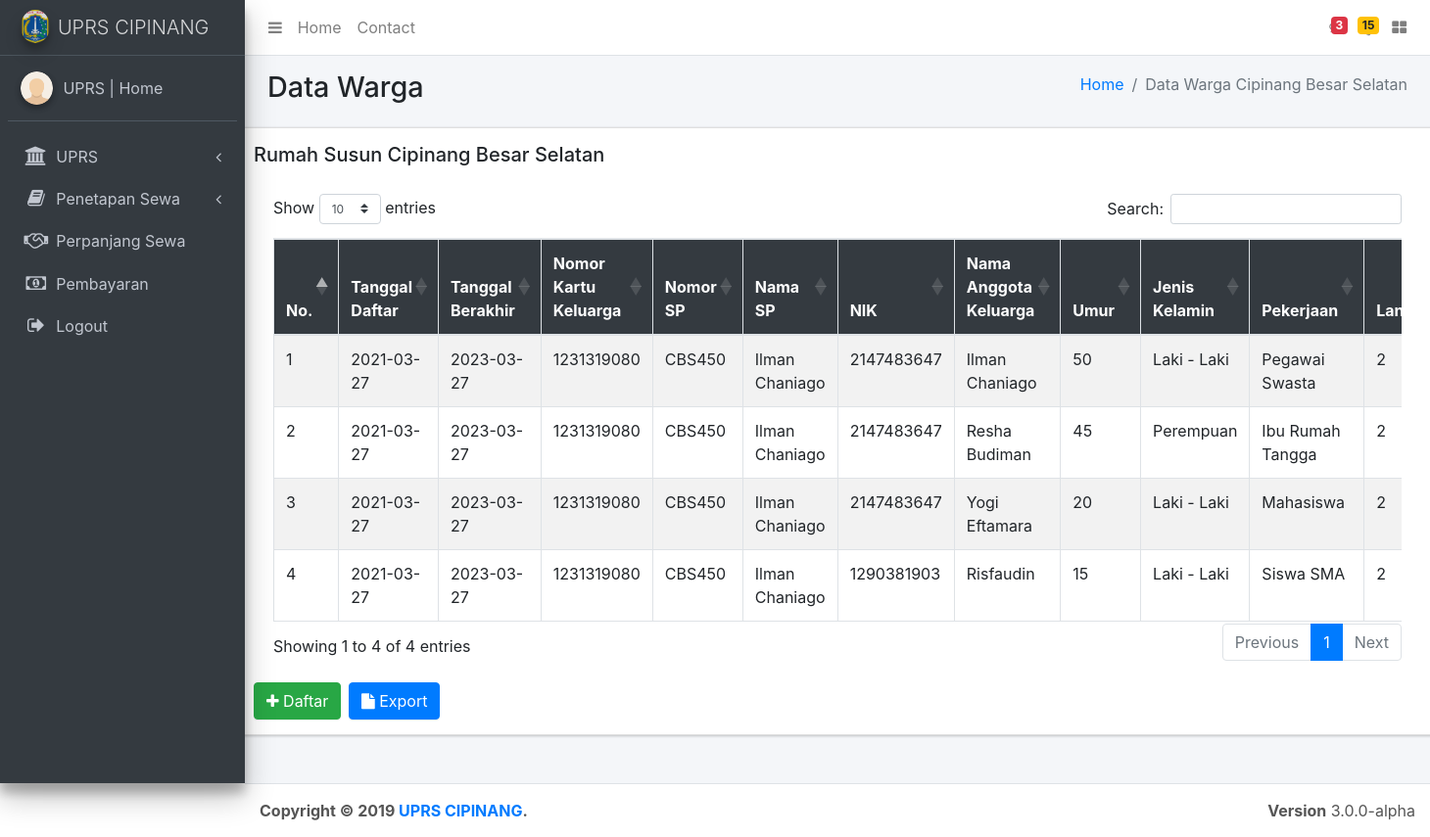
The app's page /admin/index.php?halaman=cibesel with its own data.
### tables this page shows
CREATE TABLE `data_sp` (
  `id_sp` int(10) NOT NULL,
  `id_rusun` int(10) NOT NULL,
  `nama_sp` varchar(50) NOT NULL,
  `nik` int(10) NOT NULL,
  `job` varchar(100) NOT NULL,
  `ttl` varchar(100) NOT NULL,
  `addres` varchar(300) NOT NULL
);

CREATE TABLE `daftar_sp` (
  `id_daftar` int(10) NOT NULL,
  `id_sp` int(10) NOT NULL,
  `id_rusun` int(10) NOT NULL,
  `id_blok` int(10) NOT NULL,
  `id_lantai` int(10) NOT NULL,
  `nomor_kk` int(100) NOT NULL,
  `nomor_sp` varchar(100) NOT NULL,
  `status` varchar(50) NOT NULL,
  `unit` int(10) NOT NULL,
  `nomor_va` int(10) NOT NULL,
  `date_register` varchar(20) NOT NULL,
  `date_expired` varchar(20) NOT NULL
);

CREATE TABLE `data_keluarga` (
  `id_data` int(10) NOT NULL,
  `id_sp` int(10) NOT NULL,
  `nik` int(10) NOT NULL,
  `nama` varchar(300) NOT NULL,
  `umur` int(10) NOT NULL,
  `jenis_kelamin` varchar(50) NOT NULL,
  `pekerjaan` varchar(200) NOT NULL
);

CREATE TABLE `rusun` (
  `id_uprs` int(10) NOT NULL,
  `id_rusun` int(20) NOT NULL,
  `lantai` int(10) NOT NULL,
  `tarif_umum` int(30) NOT NULL,
  `tarif_relokasi` int(30) NOT NULL
);

### admin/cibesel.php (the view, shortened to what this page needs)
<div class="content-wrapper">
  <section class="content-header">
      <div class="container-fluid">
        <div class="row mb-2">
          <div class="col-sm-6">
            <h1>Data Warga</h1>
          </div>
          <div class="col-sm-6">
            <ol class="breadcrumb float-sm-right">
              <li class="breadcrumb-item"><a href="#">Home</a></li>
              <li class="breadcrumb-item active">Data Warga Cipinang Besar Selatan</li>
            </ol>
          </div>
        </div>
      </div>
    </section>
  <div class="row">
    <div class="card">
    <div class="content-header">
      <div class="container-fluid">
        <h5>Rumah Susun Cipinang Besar Selatan</h5>
          <section class="konten">
             <div class="card-body">
                <table id="table_id" class="table table-striped table-bordered" style="width:100%">
                			<thead>
                    <tr class="bg-dark text-white text-center">
                  			<th>No.</th>
                        <th>Tanggal Daftar</th>
                        <th>Tanggal Berakhir</th>
                  			<th>Nomor Kartu Keluarga</th>
                  			<th>Nomor SP </th>
                  			<th>Nama SP</th>
                  			<th>NIK</th>
                  			<th>Nama Anggota Keluarga</th>
                  			<th>Umur</th>
                  			<th>Jenis Kelamin</th>
                  			<th>Pekerjaan</th>
                  			<th>Lantai</th>
                		</tr class="text-center">
                	</thead>
          	         <tbody>
          							<?php $nomor=1 ?>
          								<?php
                              $koneksi = mysqli_connect('localhost','root','','uprs');
                               $sql = "SELECT * FROM `data_sp`
                               JOIN daftar_sp on data_sp.id_sp = daftar_sp.id_sp
                               JOIN data_keluarga on daftar_sp.id_sp = data_keluarga.id_sp
                               JOIN tb_blok on tb_blok.id_blok = daftar_sp.id_blok
                               JOIN rusun on (daftar_sp.id_rusun = rusun.id_rusun AND daftar_sp.id_lantai = rusun.lantai)
                               WHERE data_sp.id_rusun=24";
                               $get = mysqli_query($koneksi,$sql);
          								?>
          							<?php while ($pecah = mysqli_fetch_array($get)) {  ?>
          								<tr>
          									<td><?php echo $nomor; ?></td>
                            <td><?php echo $pecah['date_register']; ?></td>
                            <td><?php echo $pecah['date_expired']; ?></td>
          									<td><?php echo $pecah['nomor_kk']; ?></td>
          									<td><?php echo $pecah['nomor_sp']; ?></td>
          									<td><?php echo $pecah['nama_sp']; ?></td>
          									<td><?php echo $pecah['nik']; ?></td>
          									<td><?php echo $pecah['nama']; ?></td>
          									<td><?php echo $pecah['umur']; ?></td>
          									<td><?php echo $pecah['jenis_kelamin']; ?></td>
          									<td><?php echo $pecah['pekerjaan']; ?></td>
                            <td><?php echo $pecah['lantai']; ?></td>
          								</tr>
          							<?php $nomor++; ?>
          							<?php } ?>
          						</tbody>
                  </table>
                </div>
              </section>
              <h1>
                <a href="index.php?halaman=daftar" class="btn btn-success"><i class="fa fa-plus"></i> Daftar</a>
                <a href="export_cibesel.php" target="__blank" class="btn btn-primary"><i class="fa fa-file"></i> Export</a>
              </h1>
            </div>
          </div>
        </div>
      </div>
    </div>

### admin/index.php (shortened to what this page needs)
<!DOCTYPE html>
<html>
<head>
  <link rel="stylesheet" href="plugins/font-awesome/css/font-awesome.min.css">
  <link rel="stylesheet" href="https://code.ionicframework.com/ionicons/2.0.1/css/ionicons.min.css">
  <link rel="stylesheet" href="dist/css/adminlte.min.css">
  <link rel="stylesheet" href="plugins/iCheck/flat/blue.css">
  <link rel="stylesheet" href="plugins/morris/morris.css">
  <link rel="stylesheet" href="plugins/jvectormap/jquery-jvectormap-1.2.2.css">
  <link rel="stylesheet" href="plugins/datepicker/datepicker3.css">
  <link rel="stylesheet" href="plugins/daterangepicker/daterangepicker-bs3.css">
  <link rel="stylesheet" href="plugins/bootstrap-wysihtml5/bootstrap3-wysihtml5.min.css">
  <link href="https://unpkg.com/ionicons@4.5.5/dist/css/ionicons.min.css" rel="stylesheet">
  <link rel="stylesheet" href="https://cdnjs.cloudflare.com/ajax/libs/font-awesome/4.7.0/css/font-awesome.min.css">
  <link rel="stylesheet" href="plugins/select2/select2.min.css">
  <link rel="stylesheet" href="plugins/colorpicker/bootstrap-colorpicker.min.css">
  <link rel="stylesheet" href="plugins/timepicker/bootstrap-timepicker.min.css">
</head>
<body class="hold-transition sidebar-mini">
  <div class="wrapper">
  <nav class="main-header navbar navbar-expand bg-white navbar-light border-bottom">
    <ul class="navbar-nav">
      <li class="nav-item">
        <a class="nav-link" data-widget="pushmenu" href="#"><i class="fa fa-bars"></i></a>
      </li>
      <li class="nav-item d-none d-sm-inline-block">
        <a href="index.php" class="nav-link">Home</a>
      </li>
      <li class="nav-item d-none d-sm-inline-block">
        <a href="#" class="nav-link">Contact</a>
      </li>
    </ul>
    <ul class="navbar-nav ml-auto">
      <li class="nav-item dropdown">
        <a class="nav-link" data-toggle="dropdown" href="#">
          <span class="badge badge-danger navbar-badge">3</span>
        </a>
      </li>
      <li class="nav-item dropdown">
        <a class="nav-link" data-toggle="dropdown" href="#">
          <span class="badge badge-warning navbar-badge">15</span>
        </a>
      </li>
      <li class="nav-item">
        <a class="nav-link" data-widget="control-sidebar" data-slide="true" href="#"><i
            class="fa fa-th-large"></i></a>
      </li>
    </ul>
  </nav>
  <aside class="main-sidebar sidebar-dark-primary elevation-4">
    <a href="index.php" class="brand-link">
      <img src="img/logo.png"  class="brand-image img-circle elevation-3"
           style="opacity: .8">
      <span class="brand-text font-weight-light">UPRS CIPINANG</span>
    </a>
    <div class="sidebar">
      <div class="user-panel mt-3 pb-3 mb-3 d-flex">
        <div class="image">
          <img src="img/img.png" class="img-circle elevation-2" >
        </div>
        <div class="info">
          <a href="index.php" class="d-block">UPRS | Home</a>
        </div>
      </div>
      <nav class="mt-2">
        <ul class="nav nav-pills nav-sidebar flex-column" data-widget="treeview" role="menu" data-accordion="false">
          <li class="nav-item has-treeview menu-close">
            <a href="#" class="nav-link">
              <i class="nav-icon fa fa-university"></i>
              <p>
                 UPRS
                <i class="right fa fa-angle-left"></i>
              </p>
            </a>
          </li>
        <li class="nav-item has-treeview menu-close">
            <a href="#" class="nav-link">
              <i class="nav-icon fa fa-book"></i>
              <p>
                 Penetapan Sewa
                <i class="right fa fa-angle-left"></i>
              </p>
            </a>
          </li>
        <li class="nav-item has-treeview">
            <a href="index.php?halaman=perpanjang_sewa" class="nav-link">
              <i class="nav-icon fa fa-handshake-o"></i>
              <p>Perpanjang Sewa</p>
            </a>
          </li>
          <li class="nav-item has-treeview">
            <a href="index.php?halaman=pembayaran" class="nav-link">
              <i class="nav-icon fa fa-money"></i>
              <p>Pembayaran</p>
            </a>
          </li>
          <li class="nav-item has-treeview">
            <a href="logout.php" class="nav-link">
              <i class="nav-icon fa fa-sign-out "></i>
              <p>Logout</p>
            </a>
          </li>
    </div>
  </aside>
  </div>
  <div id="page-wrapper" >
            <div id="page-inner">
                <?php
                if (isset($_GET['halaman']))
                {
                    if ($_GET['halaman']=="daftar")
                    {
                        include 'daftar.php';
                    }
                    elseif ($_GET['halaman']=="daftar_sp")
                    {
                        include 'daftar_sp.php';
                    }
                    elseif ($_GET['halaman']=="datakeluarga")
                    {
                        include 'datakeluarga.php';
                    }
                    elseif ($_GET['halaman']=='perpanjang_sewa')
                    {
                        include 'perpanjang_sewa.php';
                    }
                    elseif ($_GET['halaman']=='edit')
                    {
                        include 'edit.php';
                    }
                    elseif ($_GET['halaman']=='pembayaran')
                    {
                        include 'pembayaran.php';
                    }
                    elseif ($_GET['halaman']=='test-update')
                    {
                        include 'test-update.php';
                    }
                    elseif ($_GET['halaman']=='update-proses')
                    {
                        include 'update-proses.php';
                    }
                     elseif ($_GET['halaman']=='warga')
                    {
                        include 'warga.php';
                    }
                     elseif ($_GET['halaman']=='cibesel')
                    {
                        include 'cibesel.php';
                    }
                    elseif ($_GET['halaman']=='cimura')
                    {
                        include 'cimura.php';
                    }
                    elseif ($_GET['halaman']=='pb')
                    {
                        include 'pb.php';
                    }
                    elseif ($_GET['halaman']=="pr")
                    {
                        include 'pr.php';
                    }
                    elseif ($_GET['halaman']=='sewa_cibesel')
                    {
                        include 'sewa_cibesel.php';
                    }
                    elseif ($_GET['halaman']=='sewa_cimura')
                    {
                        include 'sewa_cimura.php';
                    }
                    elseif ($_GET['halaman']=='sewa_pb')
                    {
                        include 'sewa_pb.php';
                    }
                    elseif ($_GET['halaman']=='sewa_pr')
                    {
                        include 'sewa_pr.php';
                    }
                    elseif ($_GET['halaman']=="import_cibesel")
                    {
                        include 'import_cibesel.php';
                    }
                    elseif ($_GET['halaman']=="hapusdata")
                    {
                        include 'hapusdata.php';
                    }
                    elseif ($_GET['halaman']=="ubahdata")
                    {
                        include 'ubahdata.php';
                    }
                    elseif ($_GET['halaman']=="hapuspemesanan")
                    {
                        include 'hapuspemesanan.php';
                    }
                    elseif ($_GET['halaman']=="server")
                    {
                        include 'server.php';
                    }
                    elseif ($_GET['halaman']=="errors")
                    {
                        include 'errors.php';
                    }
                    elseif ($_GET['halaman']=="input_cibesel")
                    {
                        include 'input_cibesel.php';
                    }
                    elseif ($_GET['halaman']=="logout")
                    {
                        include 'logout.php';
                    }
                }
                else
                {
                    include 'home.php';
                }
                ?>
            </div>
            </div>
<footer class="main-footer">
 <strong>Copyright &copy; 2019 <a href="http://adminlte.io">UPRS CIPINANG</a>.</strong>
 <div class="float-right d-none d-sm-inline-block">
   <b>Version</b> 3.0.0-alpha
 </div>
</footer>
  <link rel="stylesheet" type="text/css" href="https://cdnjs.cloudflare.com/ajax/libs/twitter-bootstrap/4.1.3/css/bootstrap.css">
  <link rel="stylesheet" type="text/css" href="https://cdn.datatables.net/1.10.19/css/dataTables.bootstrap4.min.css">
</body>
</html>

### records on screen
data_sp: daftar_sp.date_register "2021-03-27", daftar_sp.date_expired "2023-03-27", daftar_sp.nomor_kk "1231319080", daftar_sp.nomor_sp "CBS450", nama_sp "Ilman Chaniago", data_keluarga.nik "2147483647", data_keluarga.nama "Ilman Chaniago", data_keluarga.umur "50", data_keluarga.jenis_kelamin "Laki - Laki", data_keluarga.pekerjaan "Pegawai Swasta", rusun.lantai "2", data_keluarga.nama "Resha Budiman", data_keluarga.umur "45", data_keluarga.jenis_kelamin "Perempuan", data_keluarga.pekerjaan "Ibu Rumah Tangga", data_keluarga.nama "Yogi Eftamara", data_keluarga.umur "20", data_keluarga.pekerjaan "Mahasiswa", data_keluarga.nik "1290381903", data_keluarga.nama "Risfaudin", data_keluarga.umur "15", data_keluarga.pekerjaan "Siswa SMA"
